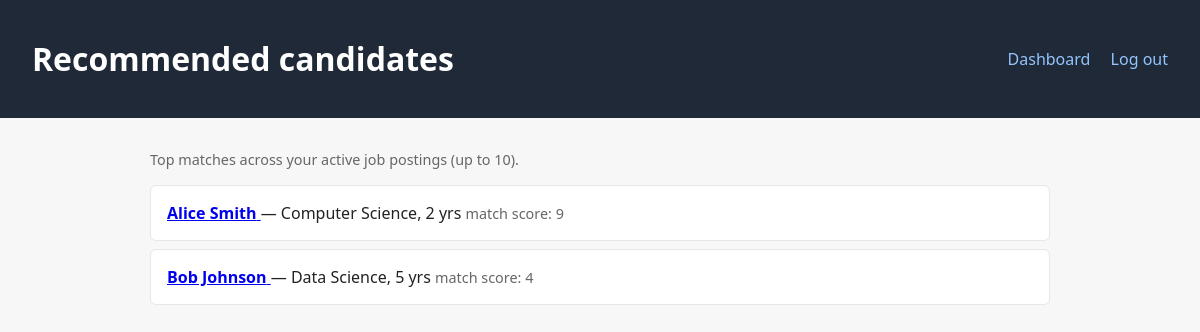
/employer/recommendations.php (signed in), run on the app's committed database.
### tables this page shows
CREATE TABLE candidates (
    user_id              INT PRIMARY KEY,
    full_name            VARCHAR(255) NOT NULL,
    contact              VARCHAR(255),
    education            VARCHAR(255),
    field_of_study       VARCHAR(255),
    years_experience     INT DEFAULT 0,
    skills               TEXT,
    work_experience      TEXT,
    preferred_work_mode  ENUM('Remote','On-site','Hybrid','Any') NOT NULL DEFAULT 'Any',
    preferred_location   VARCHAR(255),
    FOREIGN KEY (user_id) REFERENCES users(id) ON DELETE CASCADE
);

### bootstrap.php (called while the page is built, shortened)
<?php
spl_autoload_register(function (string $class): void {
    $prefixes = [
        'App\\'   => __DIR__ . '/src/',
        'Tests\\' => __DIR__ . '/tests/',
    ];
    foreach ($prefixes as $prefix => $baseDir) {
        if (str_starts_with($class, $prefix)) {
            $relative = substr($class, strlen($prefix));
            $file = $baseDir . str_replace('\\', '/', $relative) . '.php';
            return;
        }
    }
});

### src/Session.php (called while the page is built, shortened)
<?php
class Session
{
    public static function get(string $key, $default = null)
    {
        return $_SESSION[$key] ?? $default;
    }
    public static function userId(): ?int
    {
        $id = self::get('user_id');
        return $id ? (int)$id : null;
    }
}

### src/Database.php (called while the page is built, shortened)
<?php
class Database
{
    private static ?PDO $pdo = null;
    public static function connection(): PDO
    {
        if (self::$pdo === null) {
            $config = require __DIR__ . '/../config/config.php';
            $dsn = sprintf(
                'mysql:host=%s;dbname=%s;charset=utf8mb4',
                $config['db_host'],
                $config['db_name']
            );
            try {
                self::$pdo = new PDO($dsn, $config['db_user'], $config['db_pass'], [
                    PDO::ATTR_ERRMODE            => PDO::ERRMODE_EXCEPTION,
                    PDO::ATTR_DEFAULT_FETCH_MODE => PDO::FETCH_ASSOC,
                    PDO::ATTR_EMULATE_PREPARES   => false,
                ]);
            } catch (PDOException $e) {
                http_response_code(500);
                die('Database connection failed: ' . htmlspecialchars($e->getMessage()));
            }
        }
        return self::$pdo;
    }
}

### src/JobRepository.php (called while the page is built, shortened)
<?php
class JobRepository
{
    public static function listByEmployer(int $employerId): array
    {
        $stmt = Database::connection()->prepare(
            'SELECT * FROM jobs WHERE employer_id = ? ORDER BY created_at DESC'
        );
        $stmt->execute([$employerId]);
        return $stmt->fetchAll();
    }
}

### src/Recommender.php (called while the page is built, shortened)
<?php
class Recommender
{
    public static function candidatesForEmployer(int $employerUserId): array
    {
        $jobs = JobRepository::listByEmployer($employerUserId);
        $candidates = CandidateRepository::listAll();
        $scored = [];
        foreach ($candidates as $candidate) {
            $best = 0;
            foreach ($jobs as $job) {
                $s = self::scoreJobForCandidate($job, $candidate);
                if ($s > $best) $best = $s;
            }
            if ($best > 0) {
                $scored[] = ['candidate' => $candidate, 'score' => $best];
            }
        }
        usort($scored, fn($a, $b) => $b['score'] <=> $a['score']);
        return array_slice($scored, 0, self::TOP_K);
    }
    protected static function scoreJobForCandidate(array $job, array $candidate): int
    {
        $score = 0;
        $candidateField = strtolower($candidate['field_of_study'] ?? '');
        $haystack = strtolower(($job['required_skills'] ?? '') . ' ' . ($job['description'] ?? ''));
        if (!empty($candidate['education']) && !empty($job['required_education'])) {
            if (strcasecmp($candidate['education'], $job['required_education']) === 0) {
                $score += 5;
            }
        }
        $candYears = (int)($candidate['years_experience'] ?? 0);
        $jobYears  = (int)($job['years_experience'] ?? 0);
        $diff = abs($candYears - $jobYears);
        if ($diff === 0) $score += 8;
        elseif ($diff <= 2) $score += 4;
        elseif ($diff <= 4) $score += 1;
        return $score;
    }
}

### src/CandidateRepository.php (called while the page is built, shortened)
<?php
class CandidateRepository
{
    public static function listAll(): array
    {
        $stmt = Database::connection()->query(
            'SELECT c.*, u.email
             FROM candidates c LEFT JOIN users u ON u.id = c.user_id
             ORDER BY c.years_experience DESC'
        );
        return $stmt->fetchAll();
    }
}

### employer/recommendations.php (the view, shortened to what this page needs)
<?php
require_once __DIR__ . '/../bootstrap.php';
$results = Recommender::candidatesForEmployer(Session::userId());
?>
<!DOCTYPE html>
<html lang="en">
<head>
    <link rel="stylesheet" href="../assets/css/style.css">
</head>
<body>
<header>
    <h1>Recommended candidates</h1>
    <nav>
        <a href="../employer/dashboard.php">Dashboard</a>
        <a href="../logout.php">Log out</a>
    </nav>
</header>
<main>
    <p class="muted">Top matches across your active job postings (up to <?= Recommender::TOP_K ?>).</p>
    <?php if (empty($results)): ?>
        <p>No candidate matches yet. Make sure you have at least one active job posting.</p>
    <?php else: ?>
        <ul class="candidate-list">
            <?php foreach ($results as $r): $c = $r['candidate']; ?>
                <li>
                    <a href="../candidate_detail.php?id=<?= (int)$c['user_id'] ?>">
                        <strong><?= htmlspecialchars($c['full_name']) ?></strong>
                    </a>
                    — <?= htmlspecialchars($c['field_of_study']) ?>,
                    <?= (int)$c['years_experience'] ?> yrs
                    <span class="muted">match score: <?= (int)$r['score'] ?></span>
                </li>
            <?php endforeach; ?>
        </ul>
    <?php endif; ?>
</main>
</body>
</html>

### assets/css/style.css (style rules this page uses)
body { font-family: system-ui, -apple-system, sans-serif; margin: 0; color: #222; background: #f7f7f8; }
header { background: #1f2937; color: white; padding: 1rem 2rem; display: flex; justify-content: space-between; align-items: center; }
header nav a { color: #93c5fd; margin-left: 1rem; text-decoration: none; }
main { max-width: 900px; margin: 2rem auto; padding: 0 1rem; }
.job-list, .dash, .candidate-list { list-style: none; padding: 0; }
.job-list li, .candidate-list li { background: white; padding: 1rem; margin-bottom: 0.5rem; border: 1px solid #e5e7eb; border-radius: 6px; }
.muted { color: #666; font-size: 0.9rem; }

### data on the page
candidates: full_name "Alice Smith", field_of_study "Computer Science", years_experience "2", score "9"
candidates: full_name "Bob Johnson", field_of_study "Data Science", years_experience "5", score "4"

### other printed values
Recommender::TOP_K "10"
